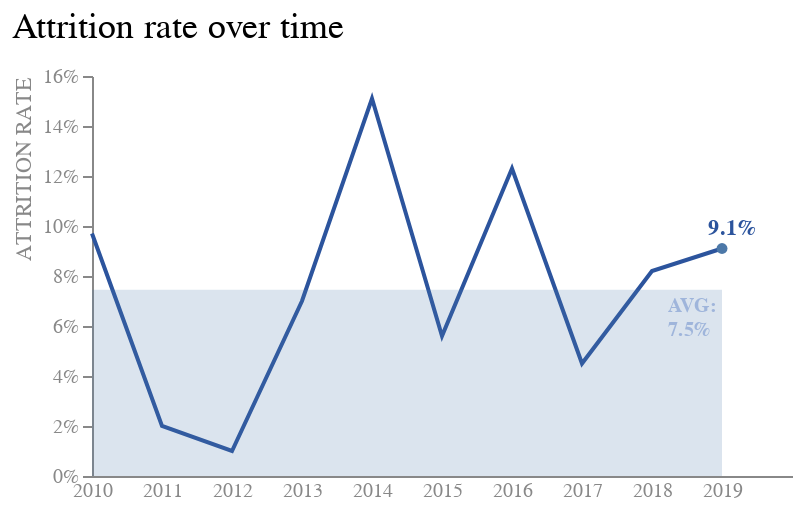

Source (notebook cell):
### Markdown cell above
![Alt text](\Images\2_5c.png)

### Code cell
avg = table['Attrition Rate'].mean()

rect = alt.Chart(pd.DataFrame({'y': [0], 'y2':[avg]})).mark_rect(
    opacity = 0.2
).encode(y='y', y2='y2', x = alt.value(0), x2 = alt.value(315))

label2 = alt.Chart({"values": 
                    [{"text":  ['AVG:', '7.5%']}]
                    }
                    ).mark_text(size = 10, 
                                align = "left", 
                                dx = 113, dy = 15, 
                                color = '#9fb5db',
                                fontWeight = 'bold'
                                ).encode(text = "text:N")

final = line + rect + label + label2 + point

final.properties(
    width = 350,
    height = 200
).configure_view(stroke = None)

### Figure 1 — Vega-Lite specification as saved in the notebook (floating-point values rounded to 4 significant figures)
{"config": {"view": {"continuousWidth": 300, "continuousHeight": 300, "stroke": null}}, "layer": [{"data": {"name": "data-0a7ed12b3693b0f6b7061ff4e2683f48"}, "mark": {"type": "line", "color": "#2c549d"}, "encoding": {"x": {"axis": {"labelAngle": 0, "labelColor": "#888888", "ticks": false}, "field": "Year", "scale": {"align": 0}, "title": null, "type": "ordinal"}, "y": {"axis": {"format": "%", "grid": false, "labelColor": "#888888", "tickCount": 9, "titleAnchor": "end", "titleColor": "#888888", "titleFontWeight": "normal"}, "field": "Attrition Rate", "title": "ATTRITION RATE", "type": "quantitative"}}, "title": {"text": "Attrition rate over time", "anchor": "start", "fontSize": 18, "fontWeight": "normal", "offset": 10}}, {"data": {"name": "data-977bb4bb94569206e0f2e1118197c219"}, "mark": {"type": "rect", "opacity": 0.2}, "encoding": {"x": {"value": 0}, "x2": {"value": 315}, "y": {"field": "y", "type": "quantitative"}, "y2": {"field": "y2"}}}, {"data": {"name": "data-0a7ed12b3693b0f6b7061ff4e2683f48"}, "mark": {"type": "text", "align": "left", "color": "#2c549d", "dx": 3, "fontWeight": "bold"}, "encoding": {"text": {"field": "Attrition Rate", "format": ".1%", "type": "quantitative"}, "x": {"field": "Year", "type": "ordinal"}, "xOffset": {"value": -10}, "y": {"aggregate": {"argmax": "Year"}, "field": "Attrition Rate", "type": "quantitative"}, "yOffset": {"value": -10}}, "title": {"text": "Attrition rate over time", "anchor": "start", "fontSize": 18, "fontWeight": "normal", "offset": 10}, "transform": [{"filter": {"field": "Year", "oneOf": [2019]}}]}, {"data": {"name": "data-e480302a3d980dc7ce0e1d4a24adb118"}, "mark": {"type": "text", "align": "left", "color": "#9fb5db", "dx": 113, "dy": 15, "fontWeight": "bold", "size": 10}, "encoding": {"text": {"field": "text", "type": "nominal"}}}, {"data": {"name": "data-0a7ed12b3693b0f6b7061ff4e2683f48"}, "mark": {"type": "point", "filled": true}, "encoding": {"x": {"field": "Year", "type": "ordinal"}, "y": {"aggregate": {"argmax": "Year"}, "field": "Attrition Rate", "type": "quantitative"}}, "title": {"text": "Attrition rate over time", "anchor": "start", "fontSize": 18, "fontWeight": "normal", "offset": 10}, "transform": [{"filter": {"field": "Year", "oneOf": [2019]}}]}], "height": 200, "width": 350, "$schema": "https://vega.github.io/schema/vega-lite/v5.15.1.json", "datasets": {"data-0a7ed12b3693b0f6b7061ff4e2683f48": [{"Year": 2019, "Attrition Rate": 0.091}, {"Year": 2018, "Attrition Rate": 0.082}, {"Year": 2017, "Attrition Rate": 0.045}, {"Year": 2016, "Attrition Rate": 0.123}, {"Year": 2015, "Attrition Rate": 0.056}, {"Year": 2014, "Attrition Rate": 0.151}, {"Year": 2013, "Attrition Rate": 0.07}, {"Year": 2012, "Attrition Rate": 0.01}, {"Year": 2011, "Attrition Rate": 0.02}, {"Year": 2010, "Attrition Rate": 0.097}], "data-977bb4bb94569206e0f2e1118197c219": [{"y": 0, "y2": 0.0745}], "data-e480302a3d980dc7ce0e1d4a24adb118": [{"text": ["AVG:", "7.5%"]}]}}
